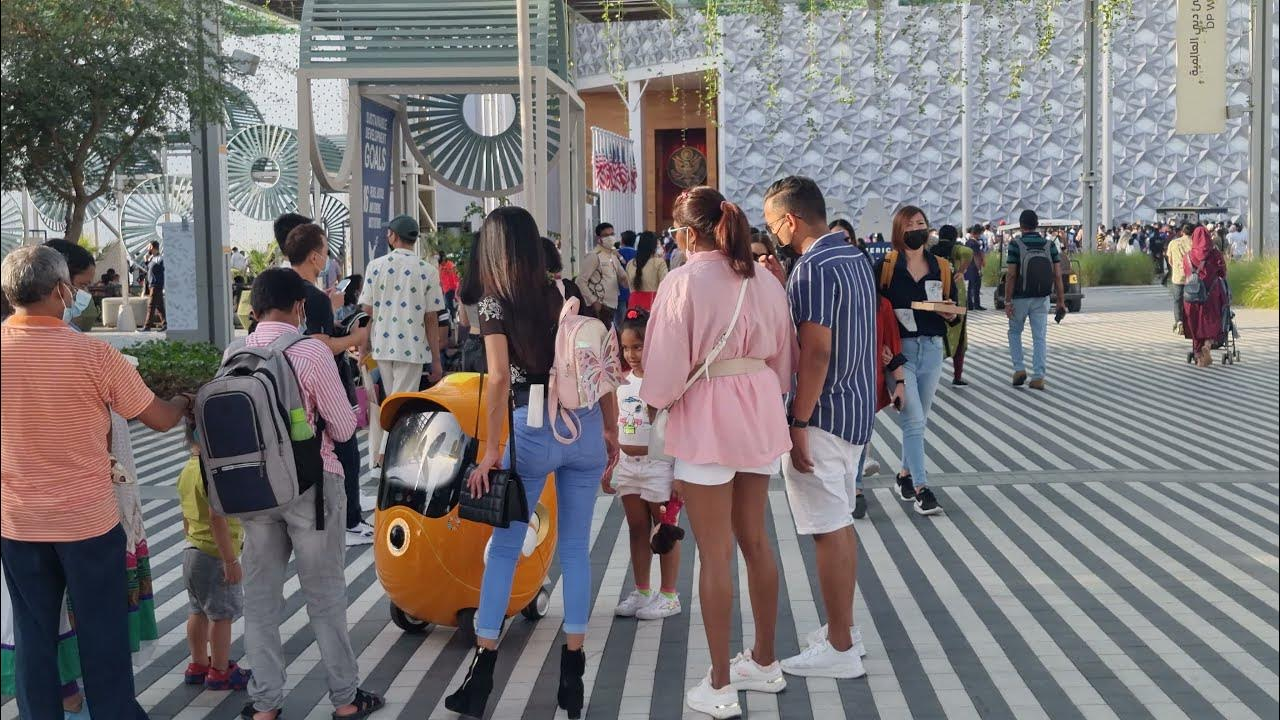
#> input picture img7.jpg, 1280 x 720 px, found by its file name
$ python cannyedge.py
#> lines starting #> are read from the running program, lines starting #| are printed output that depends on the picture
import cv2

img = cv2.imread("C:\VSCode\Images\img7.jpg")
#> img is the input picture: shape (720, 1280, 3); mean B, G, R 119.8, 118.2, 122.1

t_lower = 50 # Lower Threshold
t_upper = 150 # Upper threshold

# Applying the Canny Edge filter
edge = cv2.Canny(img, t_lower, t_upper)
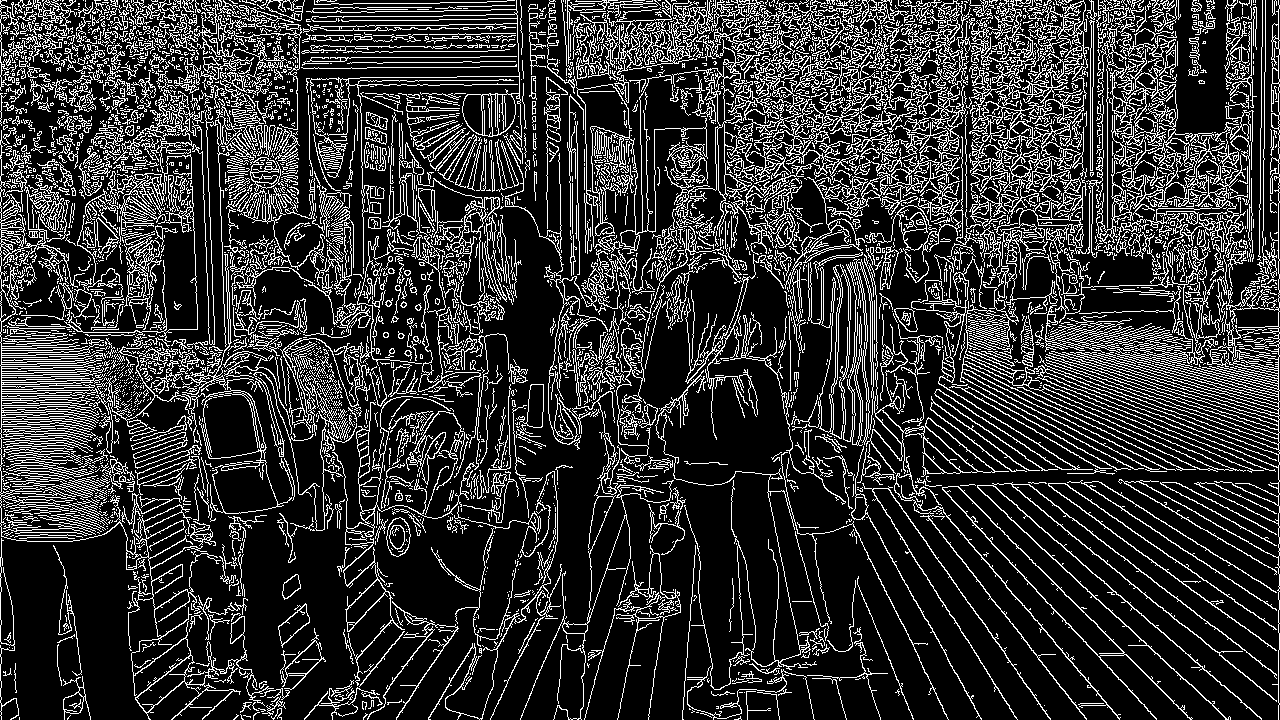
#> edge: shape (720, 1280); 19.6% white in thin lines or dots

cv2.imshow('original', img)
cv2.imshow('edge', edge)
cv2.waitKey(0)
cv2.destroyAllWindows()

$ run again, with img0.jpg copied over img7.jpg
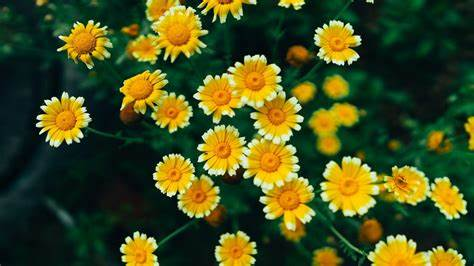
#> input picture img0.jpg, 474 x 266 px, found by its file name
#> img is the input picture: shape (266, 474, 3); mean B, G, R 30.2, 78.6, 68.6
#> `edge = cv2.Canny(img, t_lower, t_upper)`:
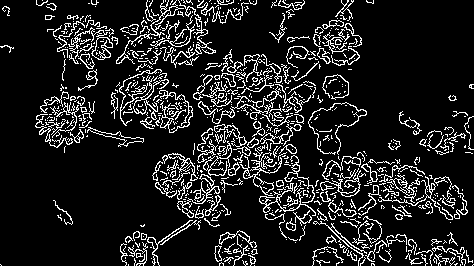
#> edge: shape (266, 474); 12.7% white in thin lines or dots

$ run again, with img1.jpg copied over img7.jpg
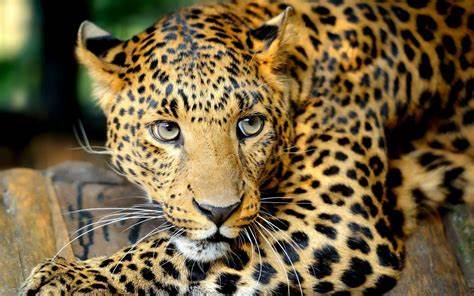
#> input picture img1.jpg, 474 x 296 px, found by its file name
#> img is the input picture: shape (296, 474, 3); mean B, G, R 64.3, 96.2, 114
#> `edge = cv2.Canny(img, t_lower, t_upper)`:
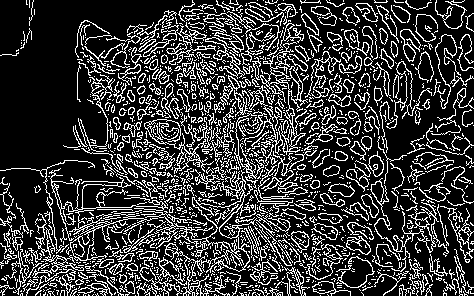
#> edge: shape (296, 474); 22.4% white in thin lines or dots

$ run again, with img2.jpg copied over img7.jpg
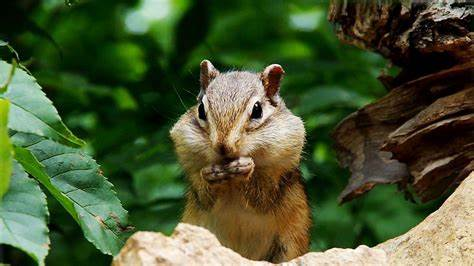
#> input picture img2.jpg, 474 x 266 px, found by its file name
#> img is the input picture: shape (266, 474, 3); mean B, G, R 50, 86.4, 72.7
#> `edge = cv2.Canny(img, t_lower, t_upper)`:
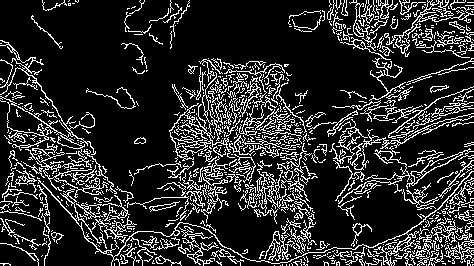
#> edge: shape (266, 474); 17.1% white in thin lines or dots
